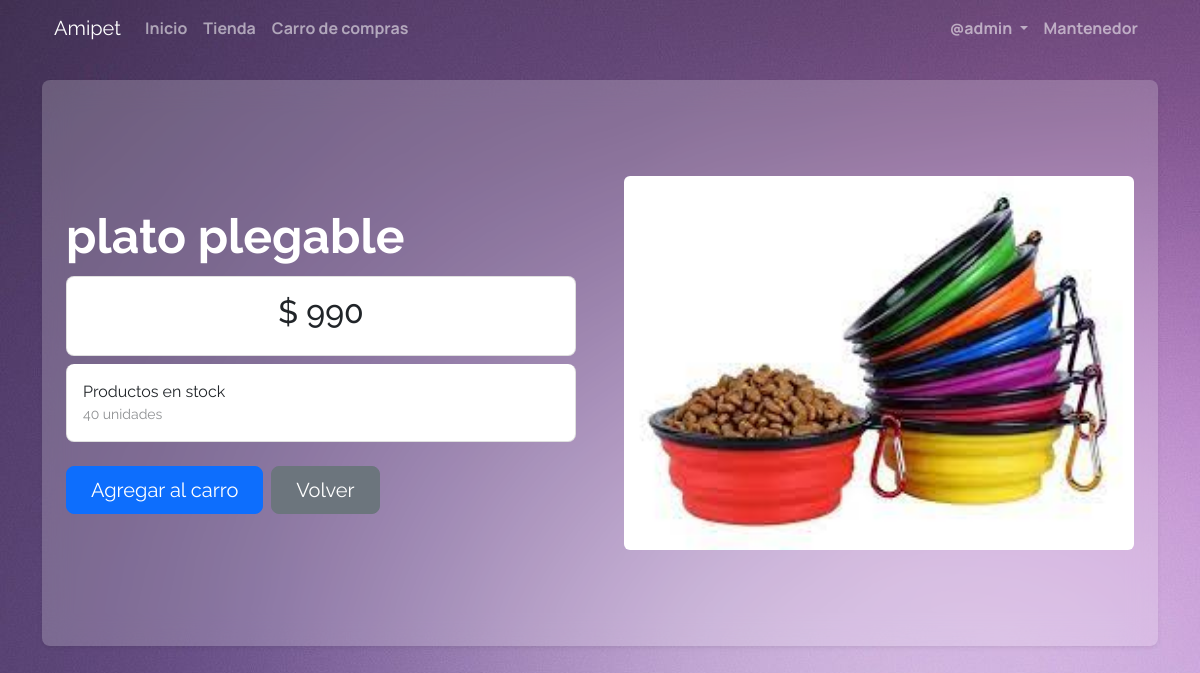
Screenshot of /producto_det/ckk99 (signed in) with the database file from the repository.
### app/models.py (models this page shows, shortened)
class Producto(models.Model):
    idProducto = models.CharField(max_length=5, primary_key=True)
    nombreProducto = models.CharField(max_length=30, blank=True, null=True)
    stock   = models.IntegerField(blank=True, null=True)
    precio   = models.IntegerField(blank=True, null=True)
    foto = models.ImageField(upload_to=cargarFotoProducto, null=True)
    activo = models.IntegerField(blank=True, null=True)

### app/views.py (the view)
# urls.py: path('producto_det/<str:pk>', views.producto_detalle, name='producto_det'),
def producto_detalle(request, pk):
    producto = Producto.objects.get(idProducto=pk)
    context = {
        "producto": producto
    }
    return render(request,'app/producto_det.html',context)

### carro/context_processor.py (called while the page is built)
def importe_total_carro(request):
    carro = Carro(request)
    total = 0
    total_prod = 0
    print(request.session)
    if request.user.is_authenticated:
        for key, value in request.session["carro"].items():
            total = total+(int(value["precio"]))
            total_prod = total_prod+(int(value["cantidad"]))
    return {"importe_total_carro": total,"cantidad_prod":total_prod}

### app/templates/app/producto_det.html (shortened to what this page needs)
{% extends 'app/base.html' %}
{%load static%}
{%block content%}
<div class="container text-white">
    <div class="card-body rounded-3 shadow-sm mt-4">
        {%if user.is_authenticated%}
        <div class="container col-xxl-8 px-4 py-5">
            <div class="row flex-lg-row-reverse align-items-center g-5 py-5">
                <div class="col-10 col-sm-8 col-lg-6">
                    <img src="{{producto.foto.url}}" class="d-block mx-lg-auto img-fluid rounded" alt="Bootstrap Themes"
                        width="700" height="500" loading="lazy">
                </div>
                <div class="col-lg-6">
                    <h1 class="display-5 fw-bold lh-1 mb-3">{{producto.nombreProducto}}</h1>
                    <div class="list-group list-group-checkable d-grid gap-2 border-0 w-auto">
                        <label class="list-group-item rounded-3 py-3 text-center" for="listGroupCheckableRadios1">
                            <h2>$&nbsp;{{producto.precio}}</h2>
                        </label>
                        <label class="list-group-item rounded-3 py-3" for="listGroupCheckableRadios2">
                            Productos en stock
                            <span class="d-block small opacity-50">{{producto.stock}}&nbsp;unidades</span>
                        </label>
                    </div>
                    <br>
                    <div class="d-grid gap-2 d-md-flex justify-content-md-start">
                        <a href="{% url 'carro:agregar' producto.idProducto %}"
                            class="btn btn-primary btn-lg px-4 text-align-center">Agregar al carro</a>
                        <a href="{%url 'tienda' %}" class="btn btn-secondary btn-lg px-4 text-align-center">Volver</a>
                    </div>
                </div>
            </div>
        </div>
        {%else%}
        <div class="m-5 py-5">
            <h2>Inicia sesión para ver el producto</h2>
            <a href="{%url 'login'%}" class="btn btn-primary btn-lg px-4 text-align-center">Iniciar sesión</a>
        </div>
        {%endif%}
    </div>
</div>
{% endblock%}

### app/templates/app/base.html (shortened to what this page needs)
<!doctype html>
<html lang="en">
<head>
  <link href="https://cdn.jsdelivr.net/npm/bootstrap@5.2.0-beta1/dist/css/bootstrap.min.css" rel="stylesheet"
>
  {%load static%}
  <link rel="stylesheet" href="{% static 'app/css/estilo.css' %}">
</head>
<body class="fondo body">
  <div class="container">
    <nav class="navbar navbar-expand-lg navbar-dark ">
      <div class="container-fluid">
        <a class="navbar-brand" href="#">Amipet</a>
        <div class="collapse navbar-collapse" id="navbarNavDropdown">
          <ul class="navbar-nav">
            <li class="nav-item">
              <a class="nav-link " aria-current="page" href="{% url 'index'%}">Inicio</a>
            </li>
            <li class="nav-item">
              <a class="nav-link" href="{% url 'tienda'%}">Tienda</a>
            </li>
            <li class="nav-item">
              <a class="nav-link" href="{% url 'carro'%}">Carro de compras</a>
            </li>
          </ul>
          {%if user.is_authenticated%}
          <ul class="navbar-nav ms-auto">
            <li class="nav-item dropdown ms-auto">
              <a class="nav-link dropdown-toggle" href="#" id="navbarDropdownMenuLink" role="button"
                data-bs-toggle="dropdown" aria-expanded="false">
                @{{user.username}}
              </a>
            </li>
          </ul>
          {%endif%}
          {% if user.is_staff%}
          <ul class="navbar-nav">
            <li class="nav-item">
              <a class="nav-link" href="{%url 'crud'%}">Mantenedor</a>
            </li>
          </ul>
          {%endif%}
        </div>
      </div>
    </nav>
  </div>
</body>
</html>
<div>
  {%block content%}
  {%endblock%}
</div>
</body>
</html>

### app/static/app/css/estilo.css (style rules this page uses)
.body { font-family: 'Raleway', sans-serif; }
.nav-link { font-weight: bold; font-family: 'Manrope', sans-serif; }
.fondo { background-image: url(''); background-repeat: no-repeat; background-attachment: fixed; }

### app/templates/app/producto_det.html (style rules this page uses)
.card-body { backdrop-filter: blur(14px); background-color: rgba(255, 255, 255, 0.2); }

### rows the page displays
Producto: foto (picture), nombreProducto "plato plegable", precio "990", stock "40"

### other values shown
{{ user.username }} "admin"
